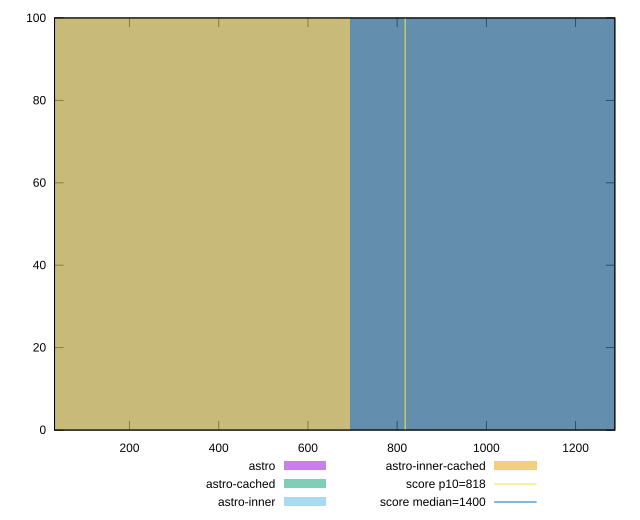

This figure's gnuplot source:
reset

$astro <<EOF
1386.7375166376182 100
EOF

$astroCached <<EOF
1386.7375166376182 100
EOF

$astroInner <<EOF
0 100
EOF

$astroInnerCached <<EOF
0 100
EOF

set key outside below
set boxwidth 1386.7375166376182
set xrange [32:1288]
set yrange [0:100]
set trange [0:100]
set style fill transparent solid 0.5 noborder

set parametric
set terminal svg size 640, 520 enhanced background rgb 'white'
set output "reports/report_00033_2021-03-01T14-23-16.841Z/dom-size/comparison/histogram/all_raw.svg"

plot $astro title "astro" with boxes, \
     $astroCached title "astro-cached" with boxes, \
     $astroInner title "astro-inner" with boxes, \
     $astroInnerCached title "astro-inner-cached" with boxes, \
     818,t title "score p10=818", \
     1400,t title "score median=1400"

reset
